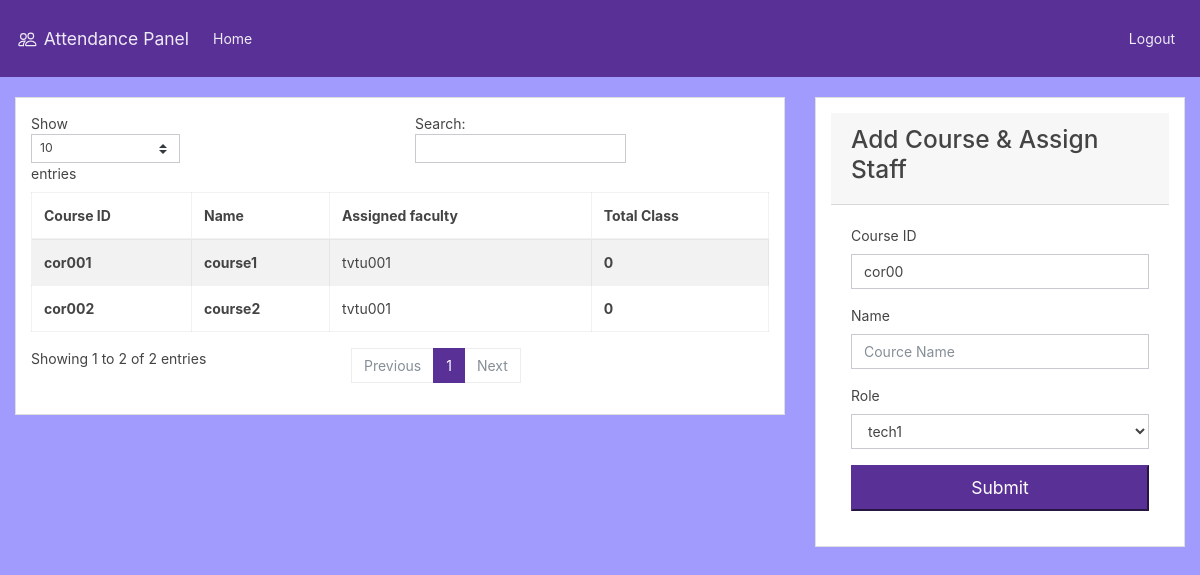
Before: /course.php (signed in) with the older database file.
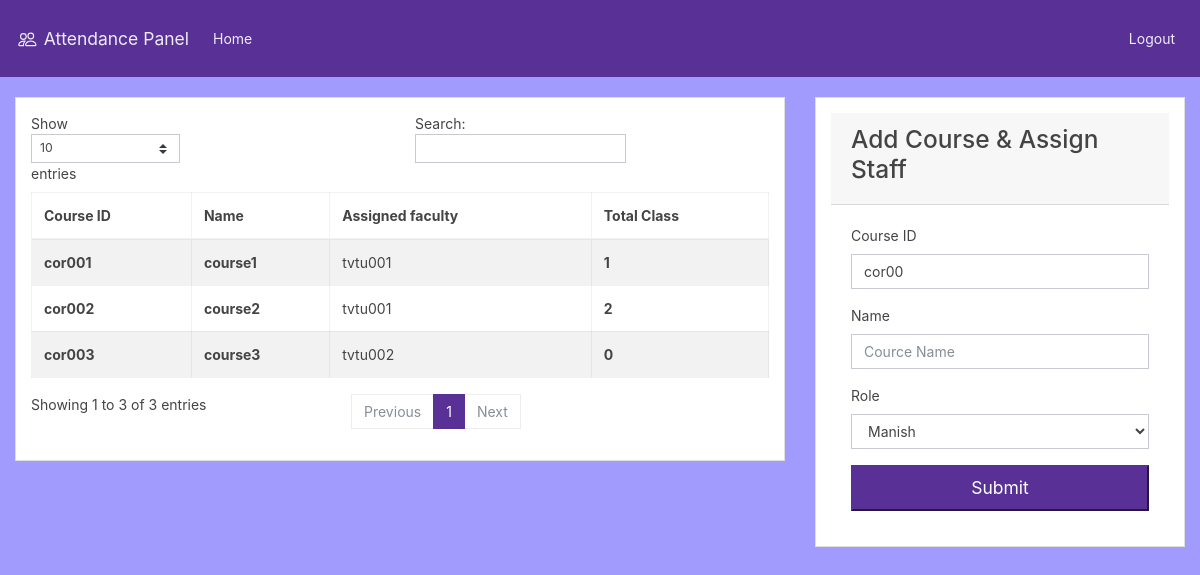
After: the same page with the newer database file.
### tables this page shows
CREATE TABLE `class` (
  `id` int(11) NOT NULL,
  `c_id` varchar(50) NOT NULL,
  `f_id` varchar(50) NOT NULL,
  `course` varchar(50) NOT NULL,
  `total_hours` time NOT NULL,
  `total_class` int(11) NOT NULL,
  `created_at` datetime NOT NULL DEFAULT current_timestamp()
);

### helper.php (the view, shortened to what this page needs)
<?php
function viewcourse()
{
  include "db.php";
$result=mysqli_query($conn,"Select * from class");
while($row= mysqli_fetch_array($result))
{
  ?>
     <tr>
      <th scope="row"><?php echo $row["1"]; ?></th>
      <th><?php echo $row["3"]; ?></th>
      <td><?php echo $row["2"]; ?></td>
      <th><?php echo $row["5"]; ?></th>
    </tr>
<?php
}}
function viewfaculty()
{
  include "db.php";
$result=mysqli_query($conn,"Select * from staff where role='Teacher'");
while($row= mysqli_fetch_array($result))
{
  ?>
                <option value="<?php echo $row["1"]; ?>"><?php echo $row["2"]; ?></option>
<?php
}}
?>

### course.php (shortened to what this page needs)
<?php
include 'helper.php';
?>
<!DOCTYPE html>
<html>
<head>
<link href="https://stackpath.bootstrapcdn.com/bootswatch/4.4.1/pulse/bootstrap.min.css" rel="stylesheet">
</head>
<body style="background-color: #a29bfe">
	<nav class="navbar navbar-expand-lg navbar-dark bg-primary" style="background-color: #e3f2fd;">
        <a class="navbar-brand" href="#">
    Attendance Panel
  </a>
    <ul class="navbar-nav mr-auto">
      <li class="nav-item active">
        <a href="admin.php" class="nav-link">Home</a>
      </li>
  </ul>
    <ul class="navbar-nav">
      <li class="nav-item active">
   <form method="post">
        <button name="logout" class="nav-link active btn btn-link" href="#">Logout</button>
    </form>
      </li>
    </ul>
</nav>
<div class="container-fluid">
	<div class="row">
   <div class="col-8">
     <div class="card">
                    <table id="example" class="table table-striped table-bordered">
                        <thead>
                        <tr>
                            <th scope="col">Course ID</th>
                            <th scope="col">Name</th>
                            <th scope="col">Assigned faculty</th>
                            <th scope="col">Total Class</th>
                        </tr>
                        </thead>
                        <tbody>
                        <?php viewcourse(); ?>
                        </tbody>
                    </table>
     </div>
   </div>
   <div class="col-4">
      <div class="card">
        <div class="card-header">
          <h3>Add Course & Assign Staff</h3>
        </div>
          <div class="card-body">
            <form method="post" enctype="multipart/form-data">
            <div class="form-group">
               <label for="exampleInputEmail1">Course ID</label>
               <input type="text" name="c_id" class="form-control" value="cor00" id="exampleInputEmail1" placeholder="ID">
            </div>
            <div class="form-group">
               <label for="exampleInputEmail2">Name</label>
               <input type="text" name="course" class="form-control" id="exampleInputEmail2" placeholder="Cource Name">
            </div>
            <div class="form-group">
               <label for="exampleInputEmail3">Role</label>
               <select name="f_id" class="form-control" id="exampleInputEmail3">
                <?php viewfaculty(); ?>
               </select>
            </div>
            <button name="addcourse" class="btn-lg btn-block btn-primary mt-2">Submit</button>
          </form>
          </div>
      </div>
   </div>
  </div>
</div>
</body>
</html>

### course.php (style rules this page uses)
.card { padding: 15px; margin-top: 20px; }

Changed rows visible on the page:
changed class "cor001": total_class "0" → "1"
changed class "cor002": total_class "0" → "2"
added class: c_id "cor003", course "course3", f "tvtu002", total_class "0"
Other visible differences:
text written by a page script: "Show entries Search: Showing 1 to 2 of 2 entries Previous 1 Next" → "Show entries Search: Showing 1 to 3 of 3 entries Previous 1 Next"
form field f_id: "tech1" → "Manish"
